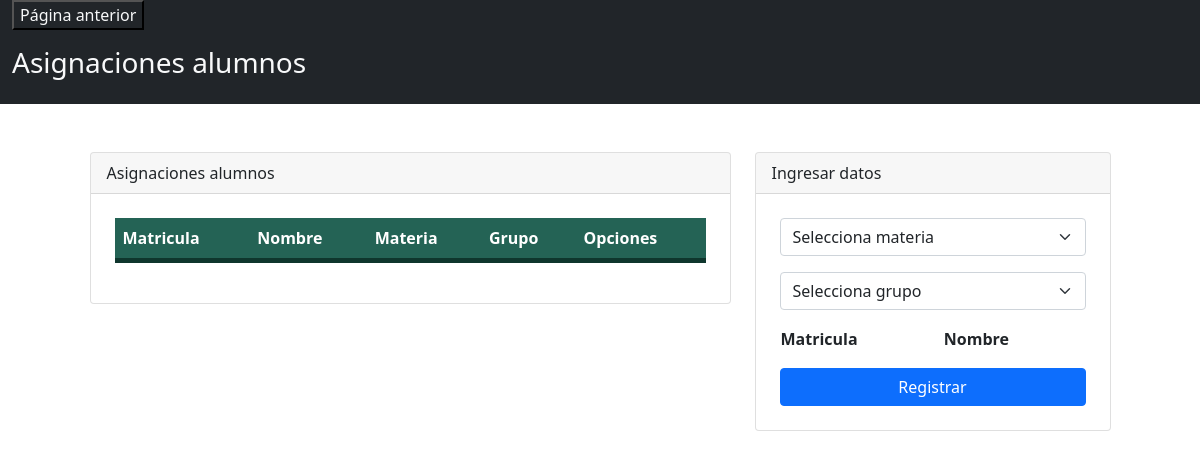
/admin/asignacionesAlumnos/asignaciones.php, run on an earlier commit of the app's database.
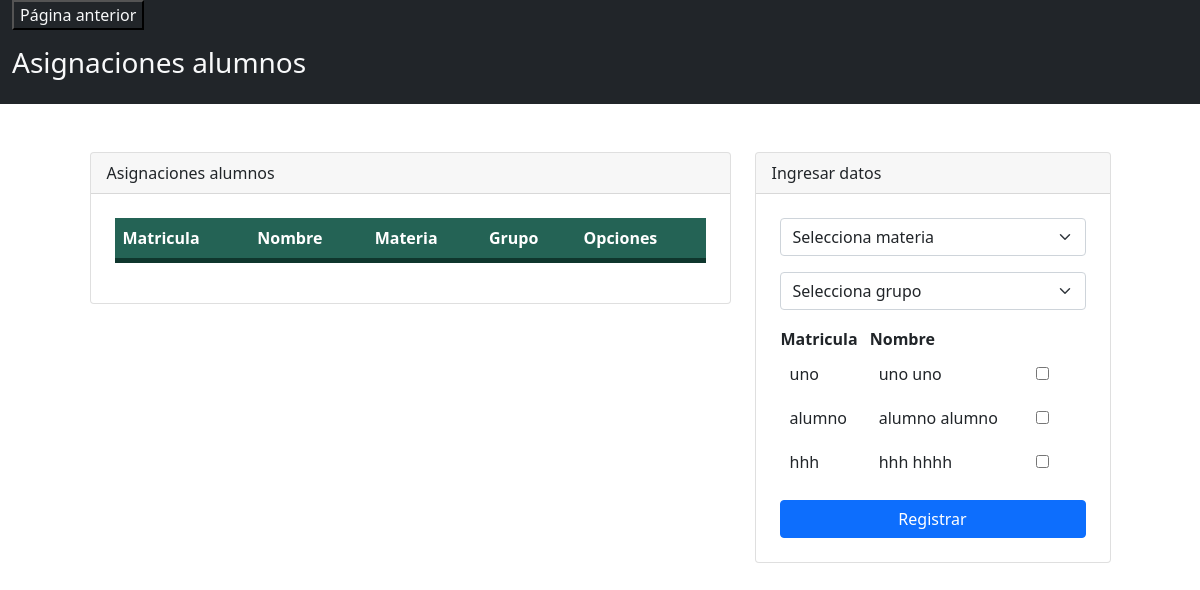
And on a later commit of the database.
### tables this page shows
CREATE TABLE `user` (
  `id` int(11) NOT NULL,
  `user` varchar(100) NOT NULL,
  `password` varchar(200) NOT NULL,
  `nombre` varchar(200) NOT NULL,
  `apellidos` varchar(200) NOT NULL,
  `registro` varchar(100) NOT NULL,
  `tipo` varchar(100) NOT NULL,
  `grado` int(11) DEFAULT NULL,
  `activo` int(11) NOT NULL
);

### admin/asignacionesAlumnos/asignaciones.php (the view, shortened to what this page needs)
<?php
    include("../../config/db.php");
    ?>
<!DOCTYPE html>
<html lang="es">
<head>
    <link rel="stylesheet" href="https://cdn.jsdelivr.net/npm/bootstrap@5.0.2/dist/css/bootstrap.min.css">
    <link rel="stylesheet" href="https://cdn.jsdelivr.net/npm/bootstrap-icons@1.5.0/font/bootstrap-icons.css">
</head>
<body>
    <?php
    $query = "SELECT * FROM user where activo='1' and tipo='alumno'";
    $alumnos = mysqli_query($connection, $query);
    ?>
<div class="container-fluid  text-light bg-dark">
    <div>
    <td>
<a href="../dashboard.php" ><input type="button" class="text-light bg-dark" value="Página anterior"></a>
    </div>
    <div class = "row">
            <div class="col-md">
                <header class="py-3">
                    <h3>Asignaciones alumnos</h3>
                </header>
            </div>
    </div>
</div>
<div class="container mt-5">
    <div class="row justify-content-center">
        <div class="col-md-7">
            <div class="card">
                <div class="card-header">
                    Asignaciones alumnos
                </div>
                <div class="p-4">
                    <table class="table align-middle">
                        <thead>
                            <tr>
                                <th scope="col">Matricula</th>
                                <th scope="col">Nombre</th>
                                <th scope="col">Materia</th>
                                <th scope="col">Grupo</th>
                                <th scope="col" colspan="2">Opciones</th>
                            </tr>
                        </thead>
                    </table>
                </div>
            </div>
        </div>
        <div class="col-md-4">
            <div class="card">
                <div class="card-header">
                    Ingresar datos
                </div>
                <form class="p-4" method="POST" action="registrar.php">
                    <div class="mb-3">
                    <select name="txtMateria" class="form-select form-select-md" aria-label=".form-select-sm example">
                        <option selected>Selecciona materia</option>
                    </select>
                    </div>
                    <div class="mb-3">
                    <select name="txtGrupo" class="form-select form-select-md" aria-label=".form-select-sm example">
                        <option selected>Selecciona grupo</option>
                    </select>
                    </div>
                    <div class = "mb-3">
                    <table>
<tr>
    <th>Matricula</th>
    <th>Nombre</th>
    <th></th>
</tr>
<?php
foreach ($alumnos as $alumno) {
echo "<tr>
    <td> " . $alumno['registro'] . " </td>
    <td> " . $alumno['nombre'] ." ". $alumno['apellidos'] . " </td>
    <td> <input type='checkbox' name='alumno".$alumno['id']."' value='".$alumno['id']."'>   </td>
    <td>
</tr>
";
}
?>
</table>
                    </div>
                    <div class="d-grid">
                        <input type="submit" class="btn btn-primary" value="Registrar">
                    </div>
                </form>
            </div>
        </div>
    </div>
</div>
</body>
</html>

What changed in the data, as far as the page shows it:
added user: registro "uno", nombre "uno", apellidos "uno"
added user: registro "alumno", nombre "alumno", apellidos "alumno"
added user: registro "hhh", nombre "hhh", apellidos "hhhh"
